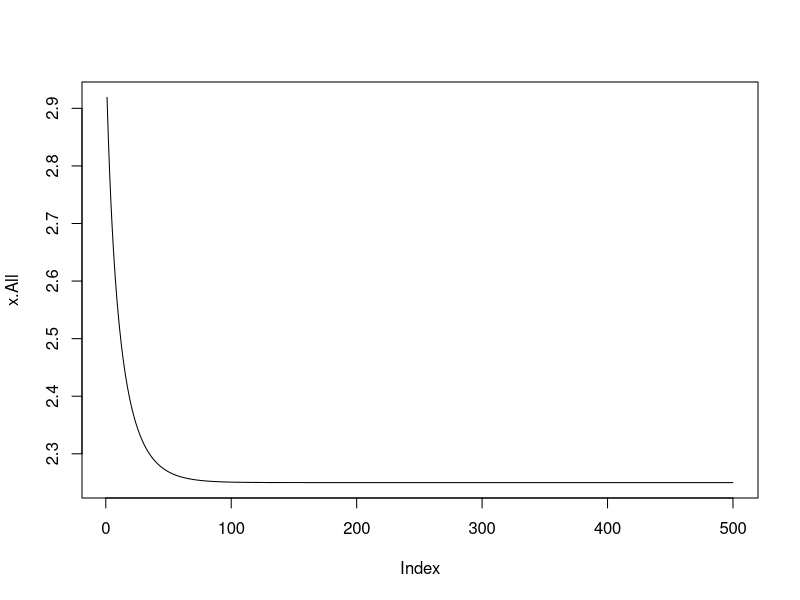

Recreate this plot in R.
#sample-gradient-descent
# set up a stepsize
alpha = 0.003
# set up a number of iteration
iter = 500
# define the gradient of f(x) = x^4 - 3*x^3 + 2
gradient = function(x) return((4*x^3) - (9*x^2))
# randomly initialize a value to x
set.seed(100)
x = floor(runif(1)*10)
# create a vector to contain all xs for all steps
x.All = vector("numeric",iter)
# gradient descent method to find the minimum
for(i in 1:iter)
{
  x = x - alpha*gradient(x)
  x.All[i] = x
  print(x) }
# print result and plot all xs for every iteration
print(paste("The minimum of f(x) is ", x, sep = ""))
plot(x.All, type = "l")